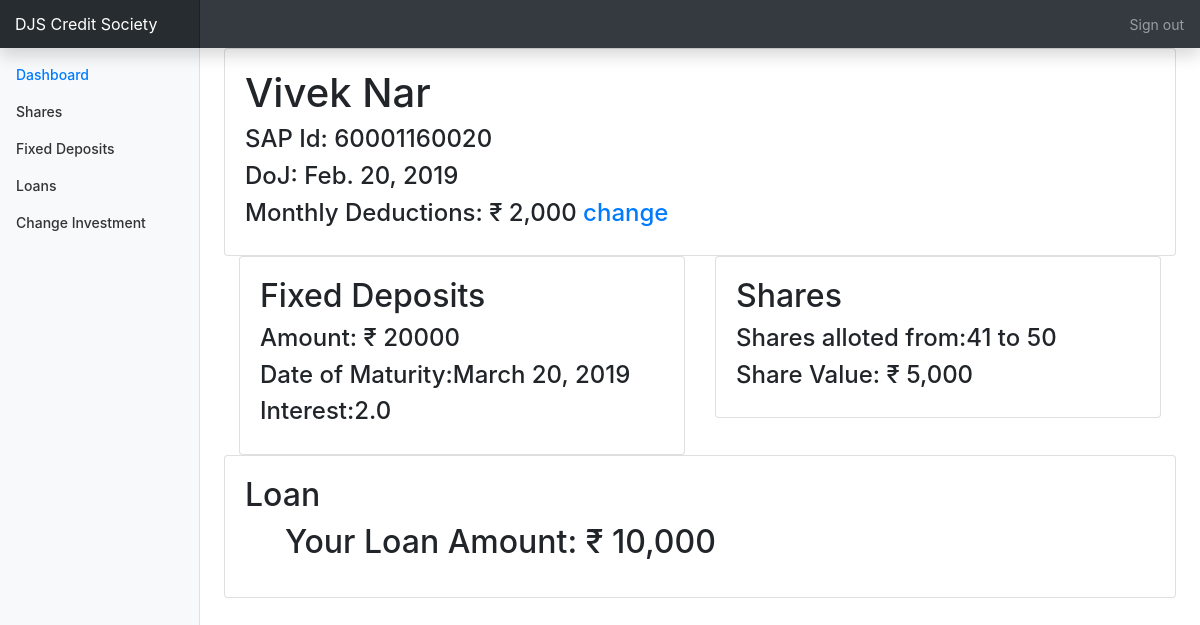
Screenshot of /status/details (signed in) with the database file from the repository.
### status/models.py (models this page shows, shortened)
class Account(models.Model):
    monthlyDeduction=models.IntegerField()
    corpus=models.IntegerField(default=0,blank=True)
    sapid=models.IntegerField(default=0)
    dividend=models.FloatField(null=True,blank=True)
    name=models.CharField(max_length=50,null=False,default='')
    accountholder=models.ForeignKey(User,on_delete=models.SET_NULL,null=True,blank=False)
    dateofjoining=models.DateField()
    department=models.ForeignKey(Department,on_delete=models.SET_NULL,null=True,blank=False,related_name='department')

class FixedDeposits(models.Model):
    fdCapital=models.IntegerField()
    rateOfInterest=models.FloatField()
    maturityDate=models.DateField()
    fdholdersName=models.OneToOneField(User,on_delete=models.SET_NULL,null=True,blank=True)

class Shares(models.Model):
    sharesStartingNumber=models.IntegerField()
    sharesEndingNumber=models.IntegerField()
    valueoftheshares=models.IntegerField()
    shareholdersName=models.OneToOneField(User,on_delete=models.SET_NULL,null=True,blank=False)

class Loan(models.Model):
    loanAmount=models.IntegerField()
    emi=models.IntegerField()
    repaymentDue=models.DateField()
    rateOfInterest=models.FloatField()
    loanGivenTo=models.ForeignKey(User,on_delete=models.SET_NULL,null=True,blank=True)

### status/views.py (the view)
# urls.py: path('details',views.details,name="details"),
@login_required
def details(request):
    current_user_id=request.user.username
    name=str(Account.accountholder)
    shares=Shares.objects.filter(shareholdersName__username__icontains=current_user_id).get()
    fixedDeposits=FixedDeposits.objects.filter(fdholdersName__username__icontains=current_user_id).get()
    loanuser = Loan.objects.filter(loanGivenTo__username__icontains=current_user_id).get()
    Accountholder=Account.objects.filter(accountholder__username__icontains=current_user_id).get()
    Final_new_change =0
    if request.method=="POST":
        New_money_change = change_MoneyForm(request.POST)
        if New_money_change.is_valid():
            Final_new_change = New_money_change.cleaned_data['new_amount']
            subject = 'This guy wants to change his monthly deduction'
            message = Accountholder.name +" : "+str(Final_new_change)
            email_from = settings.EMAIL_HOST_USER
            recipient_list = ['jatinhdalvi@gmail.com','aashulikabra@gmail.com','champtem11@gmail.com']
            send_mail( subject, message, email_from, recipient_list )
            print("mail sent")
    else:
        New_money_change=change_MoneyForm()
    print(Final_new_change)
    date = Accountholder.dateofjoining
    datetoday=datetime.date.today()
    days=datetoday-date
    nod=(days).days
    totalInvestment = nod * (Accountholder.corpus)
    print("chiru")
    context={
    'name':name,
    'fixedDeposits':fixedDeposits,
    'Accountholder':Accountholder,
    'loanuser':loanuser,
    'shares':shares,
    'totalInvestment':totalInvestment,
    'date':date,
    'dashboard':"active",
    }
    return render(request,'dashboard.html',context=context)

### status/templates/dashboard.html (shortened to what this page needs)
{%extends 'details.html'%}
{% load humanize %}
{%block content%}
<main role="main" class="col-md-9 ml-sm-auto col-lg-10 px-4">
  <div>
    <div class="card">
      <div class="card-body">
        <h1>{{Accountholder.name}} </h1>
        <h4>SAP Id: {{Accountholder.sapid}}</h4>
        <h4>DoJ: {{date}}</h4>
        <h4>Monthly Deductions: &#x20b9; {{Accountholder.monthlyDeduction|intcomma }}
          <a href="#modal">change</a>
        </h4>
      </div>
    </div>
    <div class="container">
      <div class="row">
        <div class="col">
          <div class="card">
            <div class="card-body">
              <h2>Fixed Deposits </h2>
              {% if fixedDeposits.fdCapital > 0 %}
              <h4>Amount: &#x20b9; {{ fixedDeposits.fdCapital }}</h4>
              <h4>Date of Maturity:{{fixedDeposits.maturityDate}}</h4>
              <h4>Interest:{{fixedDeposits.rateOfInterest}} </h4>
              {% endif %}
            </div>
          </div>
        </div>
        <div class="col">
          <div class="card">
            <div class="card-body">
              {% if shares.valueoftheshares > 0 %}
              <h2>Shares</h2>
              <h4>Shares alloted from:{{shares.sharesStartingNumber}} to {{shares.sharesEndingNumber}}</h4>
              <h4>Share Value: &#x20b9; {{shares.valueoftheshares|intcomma }}</h4>
              {% endif %}
            </div>
          </div>
        </div>
      </div>
    </div>
    <div class="card">
      <div class="card-body">
        <h2>Loan</h2>
        <ul>
          {% if loanuser.loanAmount > 0 %}
          <h2>Your Loan Amount: &#x20b9; {{ loanuser.loanAmount|intcomma  }}</h2>
          {% else %}
          <h1>you have no loans due</h1>
          <h4>Request Loan
            <a href="../status/Loanuser" style="font-size:0.8rem;"> Loan </a>
          </h4>
          {% endif %}
        </ul>
      </div>
    </div>
</main>
{%endblock%}

### status/static/status/css/dashboard.css (style rules this page uses)
body { font-size: .875rem; }
[role="main"] { padding-top: 48px; }

### rows the page displays
Account: name "Vivek Nar", sapid "60001160020", dateofjoining "Feb. 20, 2019", monthlyDeduction "2,000"
FixedDeposits: fdCapital "20000", maturityDate "March 20, 2019", rateOfInterest "2.0"
Shares: sharesStartingNumber "41", sharesEndingNumber "50", valueoftheshares "5,000"
Loan: loanAmount "10,000"
